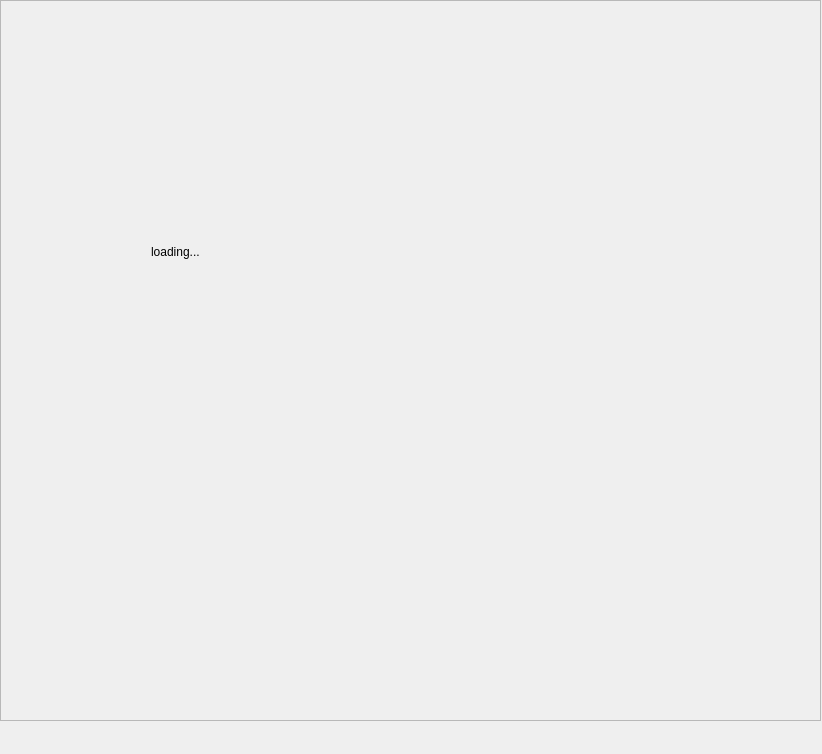
<?xml version="1.0" encoding="UTF-8"?>
<ui version="4.0">
 <class>Shop</class>
 <widget class="QWidget" name="Shop">
  <property name="geometry">
   <rect>
    <x>0</x>
    <y>0</y>
    <width>822</width>
    <height>754</height>
   </rect>
  </property>
  <property name="sizePolicy">
   <sizepolicy hsizetype="Expanding" vsizetype="Expanding">
    <horstretch>0</horstretch>
    <verstretch>0</verstretch>
   </sizepolicy>
  </property>
  <property name="windowTitle">
   <string>Form</string>
  </property>
  <widget class="QWidget" name="verticalWidget" native="true">
   <property name="enabled">
    <bool>true</bool>
   </property>
   <property name="geometry">
    <rect>
     <x>0</x>
     <y>0</y>
     <width>821</width>
     <height>721</height>
    </rect>
   </property>
   <property name="sizePolicy">
    <sizepolicy hsizetype="Expanding" vsizetype="Expanding">
     <horstretch>0</horstretch>
     <verstretch>0</verstretch>
    </sizepolicy>
   </property>
   <layout class="QVBoxLayout" name="verticalLayout">
    <property name="leftMargin">
     <number>0</number>
    </property>
    <property name="topMargin">
     <number>0</number>
    </property>
    <property name="rightMargin">
     <number>0</number>
    </property>
    <property name="bottomMargin">
     <number>0</number>
    </property>
    <item>
     <widget class="QScrollArea" name="scrollArea">
      <property name="sizePolicy">
       <sizepolicy hsizetype="Expanding" vsizetype="Expanding">
        <horstretch>0</horstretch>
        <verstretch>0</verstretch>
       </sizepolicy>
      </property>
      <property name="styleSheet">
       <string notr="true"/>
      </property>
      <property name="widgetResizable">
       <bool>true</bool>
      </property>
      <widget class="QWidget" name="scrollAreaWidgetContents">
       <property name="geometry">
        <rect>
         <x>0</x>
         <y>0</y>
         <width>819</width>
         <height>719</height>
        </rect>
       </property>
       <property name="sizePolicy">
        <sizepolicy hsizetype="Expanding" vsizetype="Expanding">
         <horstretch>0</horstretch>
         <verstretch>0</verstretch>
        </sizepolicy>
       </property>
       <widget class="QLabel" name="label">
        <property name="geometry">
         <rect>
          <x>150</x>
          <y>20</y>
          <width>471</width>
          <height>461</height>
         </rect>
        </property>
        <property name="styleSheet">
         <string notr="true">QLabel{
	border-radius:20px;
}</string>
        </property>
        <property name="text">
         <string>loading...</string>
        </property>
       </widget>
      </widget>
     </widget>
    </item>
   </layout>
  </widget>
 </widget>
 <resources/>
 <connections/>
</ui>
